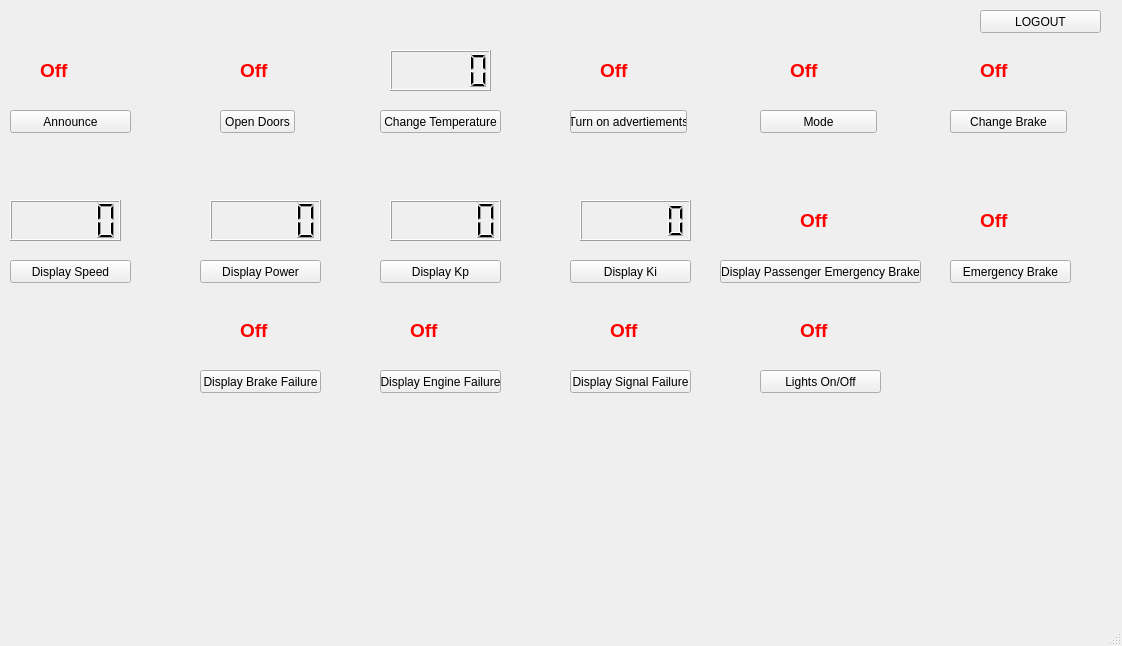
<?xml version="1.0" encoding="UTF-8"?>
<ui version="4.0">
 <class>HW_Train_Controller</class>
 <widget class="QMainWindow" name="HW_Train_Controller">
  <property name="geometry">
   <rect>
    <x>0</x>
    <y>0</y>
    <width>1122</width>
    <height>646</height>
   </rect>
  </property>
  <property name="windowTitle">
   <string>MainWindow</string>
  </property>
  <widget class="QWidget" name="centralwidget">
   <widget class="QPushButton" name="DoorButton">
    <property name="geometry">
     <rect>
      <x>220</x>
      <y>110</y>
      <width>75</width>
      <height>23</height>
     </rect>
    </property>
    <property name="text">
     <string>Open Doors</string>
    </property>
   </widget>
   <widget class="QPushButton" name="TempButton">
    <property name="geometry">
     <rect>
      <x>380</x>
      <y>110</y>
      <width>121</width>
      <height>23</height>
     </rect>
    </property>
    <property name="text">
     <string>Change Temperature</string>
    </property>
   </widget>
   <widget class="QPushButton" name="AdsButton">
    <property name="geometry">
     <rect>
      <x>570</x>
      <y>110</y>
      <width>117</width>
      <height>23</height>
     </rect>
    </property>
    <property name="styleSheet">
     <string notr="true"/>
    </property>
    <property name="text">
     <string>Turn on advertiements</string>
    </property>
   </widget>
   <widget class="QPushButton" name="AnnounceButton">
    <property name="geometry">
     <rect>
      <x>10</x>
      <y>110</y>
      <width>121</width>
      <height>23</height>
     </rect>
    </property>
    <property name="text">
     <string>Announce</string>
    </property>
   </widget>
   <widget class="QPushButton" name="ModeButton">
    <property name="geometry">
     <rect>
      <x>760</x>
      <y>110</y>
      <width>117</width>
      <height>23</height>
     </rect>
    </property>
    <property name="styleSheet">
     <string notr="true"/>
    </property>
    <property name="text">
     <string>Mode</string>
    </property>
   </widget>
   <widget class="QPushButton" name="BrakeButton">
    <property name="geometry">
     <rect>
      <x>950</x>
      <y>110</y>
      <width>117</width>
      <height>23</height>
     </rect>
    </property>
    <property name="styleSheet">
     <string notr="true"/>
    </property>
    <property name="text">
     <string>Change Brake</string>
    </property>
   </widget>
   <widget class="QPushButton" name="BrakeFailButton">
    <property name="geometry">
     <rect>
      <x>200</x>
      <y>370</y>
      <width>121</width>
      <height>23</height>
     </rect>
    </property>
    <property name="text">
     <string>Display Brake Failure</string>
    </property>
   </widget>
   <widget class="QPushButton" name="SpeedButton">
    <property name="geometry">
     <rect>
      <x>10</x>
      <y>260</y>
      <width>121</width>
      <height>23</height>
     </rect>
    </property>
    <property name="text">
     <string>Display Speed</string>
    </property>
   </widget>
   <widget class="QPushButton" name="PowerButton">
    <property name="geometry">
     <rect>
      <x>200</x>
      <y>260</y>
      <width>121</width>
      <height>23</height>
     </rect>
    </property>
    <property name="text">
     <string>Display Power</string>
    </property>
   </widget>
   <widget class="QPushButton" name="KpButton">
    <property name="geometry">
     <rect>
      <x>380</x>
      <y>260</y>
      <width>121</width>
      <height>23</height>
     </rect>
    </property>
    <property name="text">
     <string>Display Kp</string>
    </property>
   </widget>
   <widget class="QPushButton" name="PEBrakebutton">
    <property name="geometry">
     <rect>
      <x>720</x>
      <y>260</y>
      <width>201</width>
      <height>23</height>
     </rect>
    </property>
    <property name="text">
     <string>Display Passenger Emergency Brake</string>
    </property>
   </widget>
   <widget class="QPushButton" name="EBrakeButton">
    <property name="geometry">
     <rect>
      <x>950</x>
      <y>260</y>
      <width>121</width>
      <height>23</height>
     </rect>
    </property>
    <property name="text">
     <string>Emergency Brake</string>
    </property>
   </widget>
   <widget class="QPushButton" name="Logout">
    <property name="geometry">
     <rect>
      <x>980</x>
      <y>10</y>
      <width>121</width>
      <height>23</height>
     </rect>
    </property>
    <property name="text">
     <string>LOGOUT</string>
    </property>
   </widget>
   <widget class="QLabel" name="DoorLabel">
    <property name="geometry">
     <rect>
      <x>240</x>
      <y>60</y>
      <width>101</width>
      <height>21</height>
     </rect>
    </property>
    <property name="font">
     <font>
      <pointsize>14</pointsize>
      <weight>75</weight>
      <bold>true</bold>
     </font>
    </property>
    <property name="styleSheet">
     <string notr="true">color: rgb(255, 0, 0);</string>
    </property>
    <property name="text">
     <string>Off</string>
    </property>
   </widget>
   <widget class="QLabel" name="AdsLabel">
    <property name="geometry">
     <rect>
      <x>600</x>
      <y>60</y>
      <width>101</width>
      <height>21</height>
     </rect>
    </property>
    <property name="font">
     <font>
      <pointsize>14</pointsize>
      <weight>75</weight>
      <bold>true</bold>
     </font>
    </property>
    <property name="styleSheet">
     <string notr="true">color: rgb(255, 0, 0);</string>
    </property>
    <property name="text">
     <string>Off</string>
    </property>
   </widget>
   <widget class="QLCDNumber" name="TempLCD">
    <property name="geometry">
     <rect>
      <x>390</x>
      <y>50</y>
      <width>101</width>
      <height>41</height>
     </rect>
    </property>
   </widget>
   <widget class="QLCDNumber" name="SpeedLCD">
    <property name="geometry">
     <rect>
      <x>10</x>
      <y>200</y>
      <width>111</width>
      <height>41</height>
     </rect>
    </property>
   </widget>
   <widget class="QLabel" name="AnnounceLabel">
    <property name="geometry">
     <rect>
      <x>40</x>
      <y>60</y>
      <width>101</width>
      <height>21</height>
     </rect>
    </property>
    <property name="font">
     <font>
      <pointsize>14</pointsize>
      <weight>75</weight>
      <bold>true</bold>
     </font>
    </property>
    <property name="styleSheet">
     <string notr="true">color: rgb(255, 0, 0);</string>
    </property>
    <property name="text">
     <string>Off</string>
    </property>
   </widget>
   <widget class="QLabel" name="SignalFailureLabel">
    <property name="geometry">
     <rect>
      <x>610</x>
      <y>320</y>
      <width>101</width>
      <height>21</height>
     </rect>
    </property>
    <property name="font">
     <font>
      <pointsize>14</pointsize>
      <weight>75</weight>
      <bold>true</bold>
     </font>
    </property>
    <property name="styleSheet">
     <string notr="true">color: rgb(255, 0, 0);</string>
    </property>
    <property name="text">
     <string>Off</string>
    </property>
   </widget>
   <widget class="QLabel" name="EngineFailureLabel">
    <property name="geometry">
     <rect>
      <x>410</x>
      <y>320</y>
      <width>101</width>
      <height>21</height>
     </rect>
    </property>
    <property name="font">
     <font>
      <pointsize>14</pointsize>
      <weight>75</weight>
      <bold>true</bold>
     </font>
    </property>
    <property name="styleSheet">
     <string notr="true">color: rgb(255, 0, 0);</string>
    </property>
    <property name="text">
     <string>Off</string>
    </property>
   </widget>
   <widget class="QLabel" name="BrakeFailureLabel">
    <property name="geometry">
     <rect>
      <x>240</x>
      <y>320</y>
      <width>101</width>
      <height>21</height>
     </rect>
    </property>
    <property name="font">
     <font>
      <pointsize>14</pointsize>
      <weight>75</weight>
      <bold>true</bold>
     </font>
    </property>
    <property name="styleSheet">
     <string notr="true">color: rgb(255, 0, 0);</string>
    </property>
    <property name="text">
     <string>Off</string>
    </property>
   </widget>
   <widget class="QLabel" name="EBrakeLabel">
    <property name="geometry">
     <rect>
      <x>980</x>
      <y>210</y>
      <width>41</width>
      <height>21</height>
     </rect>
    </property>
    <property name="font">
     <font>
      <pointsize>14</pointsize>
      <weight>75</weight>
      <bold>true</bold>
     </font>
    </property>
    <property name="styleSheet">
     <string notr="true">color: rgb(255, 0, 0);</string>
    </property>
    <property name="text">
     <string>Off</string>
    </property>
   </widget>
   <widget class="QLabel" name="ModeLabel">
    <property name="geometry">
     <rect>
      <x>790</x>
      <y>60</y>
      <width>101</width>
      <height>21</height>
     </rect>
    </property>
    <property name="font">
     <font>
      <pointsize>14</pointsize>
      <weight>75</weight>
      <bold>true</bold>
     </font>
    </property>
    <property name="styleSheet">
     <string notr="true">color: rgb(255, 0, 0);</string>
    </property>
    <property name="text">
     <string>Off</string>
    </property>
   </widget>
   <widget class="QLabel" name="PEBrakeLabel">
    <property name="geometry">
     <rect>
      <x>800</x>
      <y>210</y>
      <width>41</width>
      <height>21</height>
     </rect>
    </property>
    <property name="font">
     <font>
      <pointsize>14</pointsize>
      <weight>75</weight>
      <bold>true</bold>
     </font>
    </property>
    <property name="styleSheet">
     <string notr="true">color: rgb(255, 0, 0);</string>
    </property>
    <property name="text">
     <string>Off</string>
    </property>
   </widget>
   <widget class="QLCDNumber" name="PowerLCD">
    <property name="geometry">
     <rect>
      <x>210</x>
      <y>200</y>
      <width>111</width>
      <height>41</height>
     </rect>
    </property>
   </widget>
   <widget class="QPushButton" name="EngineFailButton">
    <property name="geometry">
     <rect>
      <x>380</x>
      <y>370</y>
      <width>121</width>
      <height>23</height>
     </rect>
    </property>
    <property name="text">
     <string>Display Engine Failure</string>
    </property>
   </widget>
   <widget class="QPushButton" name="SignalFailButton">
    <property name="geometry">
     <rect>
      <x>570</x>
      <y>370</y>
      <width>121</width>
      <height>23</height>
     </rect>
    </property>
    <property name="text">
     <string>Display Signal Failure</string>
    </property>
   </widget>
   <widget class="QPushButton" name="KiButton">
    <property name="geometry">
     <rect>
      <x>570</x>
      <y>260</y>
      <width>121</width>
      <height>23</height>
     </rect>
    </property>
    <property name="text">
     <string>Display Ki</string>
    </property>
   </widget>
   <widget class="QPushButton" name="LightsButton">
    <property name="geometry">
     <rect>
      <x>760</x>
      <y>370</y>
      <width>121</width>
      <height>23</height>
     </rect>
    </property>
    <property name="text">
     <string>Lights On/Off</string>
    </property>
   </widget>
   <widget class="QLabel" name="LightsLabel">
    <property name="geometry">
     <rect>
      <x>800</x>
      <y>320</y>
      <width>101</width>
      <height>21</height>
     </rect>
    </property>
    <property name="font">
     <font>
      <pointsize>14</pointsize>
      <weight>75</weight>
      <bold>true</bold>
     </font>
    </property>
    <property name="styleSheet">
     <string notr="true">color: rgb(255, 0, 0);</string>
    </property>
    <property name="text">
     <string>Off</string>
    </property>
   </widget>
   <widget class="QLabel" name="BrakeLabel">
    <property name="geometry">
     <rect>
      <x>980</x>
      <y>60</y>
      <width>101</width>
      <height>21</height>
     </rect>
    </property>
    <property name="font">
     <font>
      <pointsize>14</pointsize>
      <weight>75</weight>
      <bold>true</bold>
     </font>
    </property>
    <property name="styleSheet">
     <string notr="true">color: rgb(255, 0, 0);</string>
    </property>
    <property name="text">
     <string>Off</string>
    </property>
   </widget>
   <widget class="QLCDNumber" name="KpLCD">
    <property name="geometry">
     <rect>
      <x>390</x>
      <y>200</y>
      <width>111</width>
      <height>41</height>
     </rect>
    </property>
   </widget>
   <widget class="QLCDNumber" name="KiLCD">
    <property name="geometry">
     <rect>
      <x>580</x>
      <y>200</y>
      <width>111</width>
      <height>41</height>
     </rect>
    </property>
    <property name="smallDecimalPoint">
     <bool>true</bool>
    </property>
    <property name="value" stdset="0">
     <double>0.000000000000000</double>
    </property>
   </widget>
  </widget>
  <widget class="QMenuBar" name="menubar">
   <property name="geometry">
    <rect>
     <x>0</x>
     <y>0</y>
     <width>1122</width>
     <height>21</height>
    </rect>
   </property>
  </widget>
  <widget class="QStatusBar" name="statusbar"/>
 </widget>
 <resources>
  <include location="../../../../../../../Desktop/Sys and Proj/Sys and proj.qrc"/>
 </resources>
 <connections/>
</ui>
